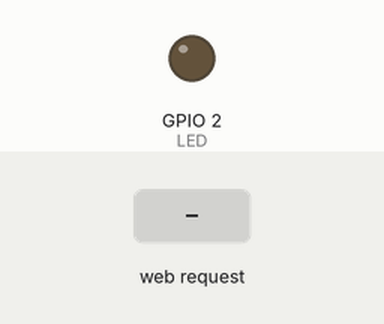
Simulated run of this sketch. Board: ESP8266 (NodeMCU). On the bench: output pins drawn as LEDs (lit = HIGH). The inputs (shaded band) are chosen by the test bench. WiFi joins after 1.5 s; servers stay silent unless stated; what the sketch prints to the serial monitor is not drawn.

Above: at 2.7 s.
2.8 s: HTTP request GET /LED=OFF received
At 3.5 s:
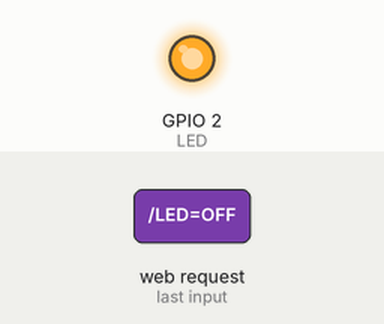
4.3 s: HTTP request GET /LED=ON received
At 5.5 s:
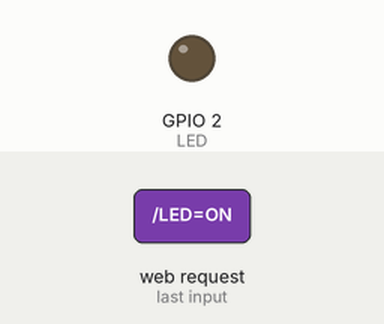
Timing chart, 0 to 7.3 s (numbered marks = the images above; inputs shaded):
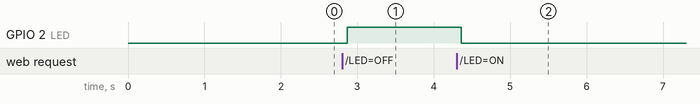

Measured:
- after the input at 2.8 s, GPIO 2 (LED): LOW → HIGH after 0.07 s
- after the input at 4.3 s, GPIO 2 (LED): HIGH → LOW after 0.06 s

The sketch:

Lab_6.ino
```cpp
#include <ESP8266WiFi.h>


const char* ssid = "name";    //  Your Wi-Fi Name

const char* password = "password!";   // Wi-Fi Password


int LED = 2;   // led connected to GPIO2 (D4)

WiFiServer server(80);


void setup()

{

  Serial.begin(9600); //Default Baudrate

  pinMode(LED, OUTPUT);

  digitalWrite(LED, LOW);


  Serial.print("Connecting to the Newtork");

  WiFi.begin(ssid, password);

  while (WiFi.status() != WL_CONNECTED)

  {

    delay(500);

    Serial.print(".");

  }

  Serial.println("WiFi connected");

  server.begin();  // Starts the Server

  Serial.println("Server started");


  Serial.print("IP Address of network: "); // will IP address on Serial Monitor

  Serial.println(WiFi.localIP());

  Serial.println("Copy and paste the following URL: https://"); // Will print IP address in URL format

  Serial.print(WiFi.localIP());

  Serial.println("/");

}


void loop()

{

  WiFiClient client = server.available();

  if (!client)
  {
    Serial.println("Dont have a client");
    return;

  }

  Serial.println("Waiting for new client");

  while(!client.available())
  {

    delay(1);

  }


  String request = client.readStringUntil('\r');

  Serial.println(request);

  client.flush();


  int value = LOW;

  if(request.indexOf("/LED=ON") != -1)

  {

    digitalWrite(LED, LOW); // Turn LED ON

    value = LOW;
    Serial.println("ON");
  }

  if(request.indexOf("/LED=OFF") != -1)

  {

    digitalWrite(LED, HIGH); // Turn LED OFF

    value = HIGH;
    Serial.println("OFF");


  }
}
```
